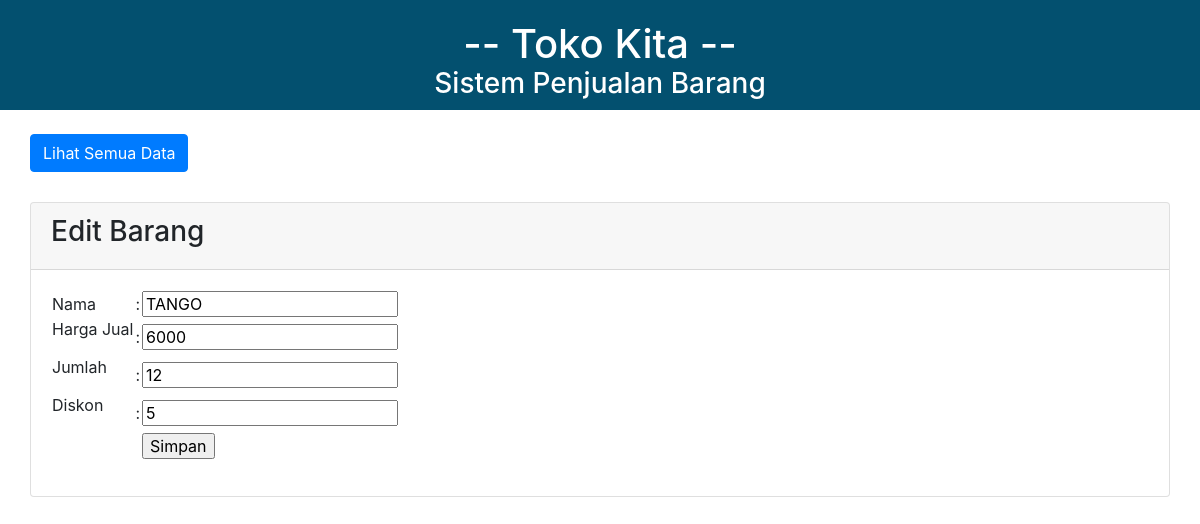
Page /edit_beli.php?id=9 on the earlier database version.
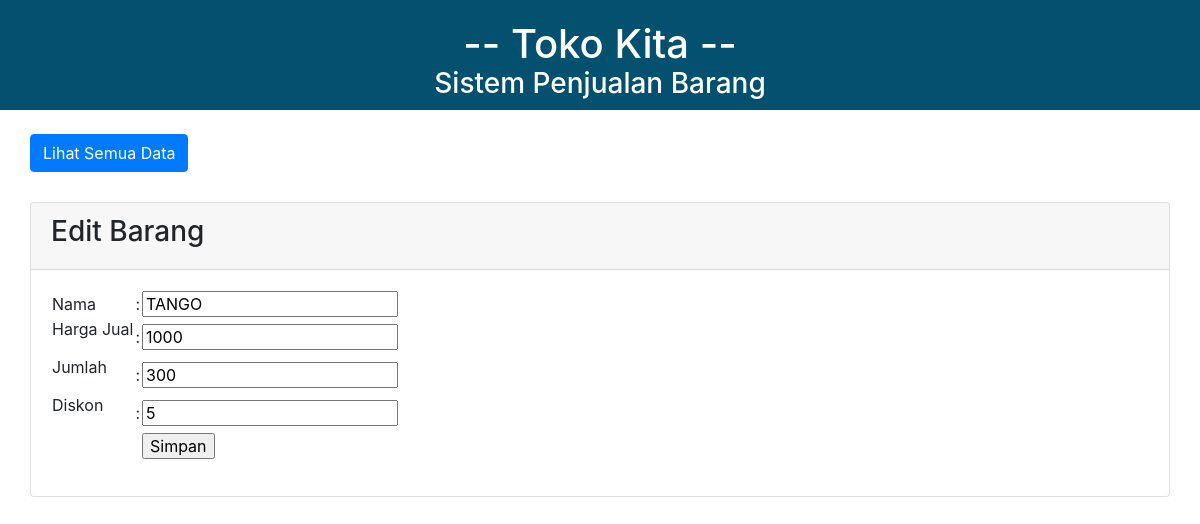
Same page on the later database version.
### tables this page shows
CREATE TABLE `barang_beli` (
  `id` int(4) NOT NULL,
  `tanggal_beli` date NOT NULL,
  `nama_barang` varchar(60) NOT NULL,
  `harga_beli` int(12) NOT NULL,
  `jumlah` int(12) NOT NULL,
  `diskon` int(4) NOT NULL,
  `total_harga` int(12) NOT NULL
);

### edit_beli.php (the view, shortened to what this page needs)
<html>
<head>
<link rel="stylesheet" type="text/css" href="style_input.css">
	<link rel="stylesheet" type="text/css" href="https://cdnjs.cloudflare.com/ajax/libs/twitter-bootstrap/4.5.2/css/bootstrap.css">
	<link rel="stylesheet" type="text/css" href="https://cdn.datatables.net/1.10.22/css/dataTables.bootstrap4.min.css">
</head>
<body>
    <div class="judul">
    <h1>-- Toko Kita --</h1>
    <br>
    <h3>Sistem Penjualan Barang</h3>
    </div>
    <br/>
    <a class="btn btn-primary" href="index.php">Lihat Semua Data</a>
    <br/>
        <div class="card">
            <div class="card-header">
            <h3>Edit Barang</h3>
            </div>
            <div class="card-body">
                <?php
                include "koneksi.php";
                $id = $_GET['id'];
                $query_mysql = mysqli_query($conn, "SELECT * FROM barang_beli WHERE id='$id'")or die(mysql_error());
                while($data = mysqli_fetch_array($query_mysql)){
                ?>
                <form action="update_beli.php" method="post">
                <table>
                <tr>
                <td>Nama</td>
                <td>:</td>
                <td>
                <input type="text" name="nama_barang" value="<?php echo $data['nama_barang'] ?>" readonly>
                </td>
                </tr>
                <tr>
                <td><p>Harga Jual</td>
                <td>:</td>
                <td><input name = "harga_beli" type = number value="<?php echo $data['harga_beli'] ?>"><br></td>
                </tr>
                <tr>
                <td><p>Jumlah</td>
                <td>:</td>
                <td><input name = "jumlah" type = number value="<?php echo $data['jumlah'] ?>"><br></td>
                </tr>
                <tr>
                <td><p>Diskon</td>
                <td>:</td>
                <td><input name = "diskon" type = number value="<?php echo $data['diskon'] ?>"><br></td>
                </tr>
                <tr>
                <td></td>
                <td></td>
                <td><input type="submit" value="Simpan"></td> </tr>
                </table>
                </form>
                <?php } ?>
            </div>
        </div>
</body>

Differences in the rows shown:
changed barang_beli "TANGO": harga_beli "6000" → "1000"; jumlah "12" → "300"
